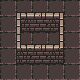

This game map was drawn from its Tiled (.tmx) file and the tilesets committed beside it. A one-line description and the full map source follow:
An orthogonal 5x5 tile map with 16x16 px tiles, 2 tile layers (background, walls) and 7 objects.

<map version="1.2" tiledversion="1.3.4" orientation="orthogonal" renderorder="right-down" width="5" height="5" tilewidth="16" tileheight="16" infinite="0" nextlayerid="3" nextobjectid="1">
 <tileset firstgid="1" name="0x72_DungeonTilesetII_v1.1" tilewidth="16" tileheight="16" tilecount="1024" columns="32">
  <image source="0x72_DungeonTilesetII_v1.1.png" trans="ff00ff" width="512" height="512" />
  <tile id="33">
   <objectgroup draworder="index" id="2">
    <object id="1" x="0" y="12" width="16" height="4" />
   </objectgroup>
  </tile>
  <tile id="34">
   <objectgroup draworder="index" id="2">
    <object id="1" x="0" y="12" width="16" height="4" />
   </objectgroup>
  </tile>
  <tile id="35">
   <objectgroup draworder="index" id="2">
    <object id="1" x="0" y="12" width="16" height="4" />
   </objectgroup>
  </tile>
  <tile id="258">
   <objectgroup draworder="index" id="2">
    <object id="1" x="0" y="12" width="16" height="4" />
   </objectgroup>
  </tile>
  <tile id="259">
   <objectgroup draworder="index" id="2">
    <object id="1" x="0" y="12" width="16" height="4" />
   </objectgroup>
  </tile>
  <tile id="322">
   <objectgroup draworder="index" id="2">
    <object id="1" x="0" y="12" width="16" height="4" />
   </objectgroup>
  </tile>
  <tile id="323">
   <objectgroup draworder="index" id="2">
    <object id="1" x="0" y="12" width="16" height="4" />
   </objectgroup>
  </tile>
 </tileset>
 <layer id="2" name="background" width="5" height="5">
  <data encoding="csv">
130,130,130,130,130,
130,130,130,130,130,
130,130,130,130,130,
130,130,130,130,130,
130,130,130,130,130
</data>
 </layer>
 <layer id="1" name="walls" width="5" height="5">
  <data encoding="csv">
0,227,3,228,0,
0,259,35,260,0,
0,291,3,292,0,
0,323,35,324,0,
0,0,0,0,0
</data>
 </layer>
</map>
